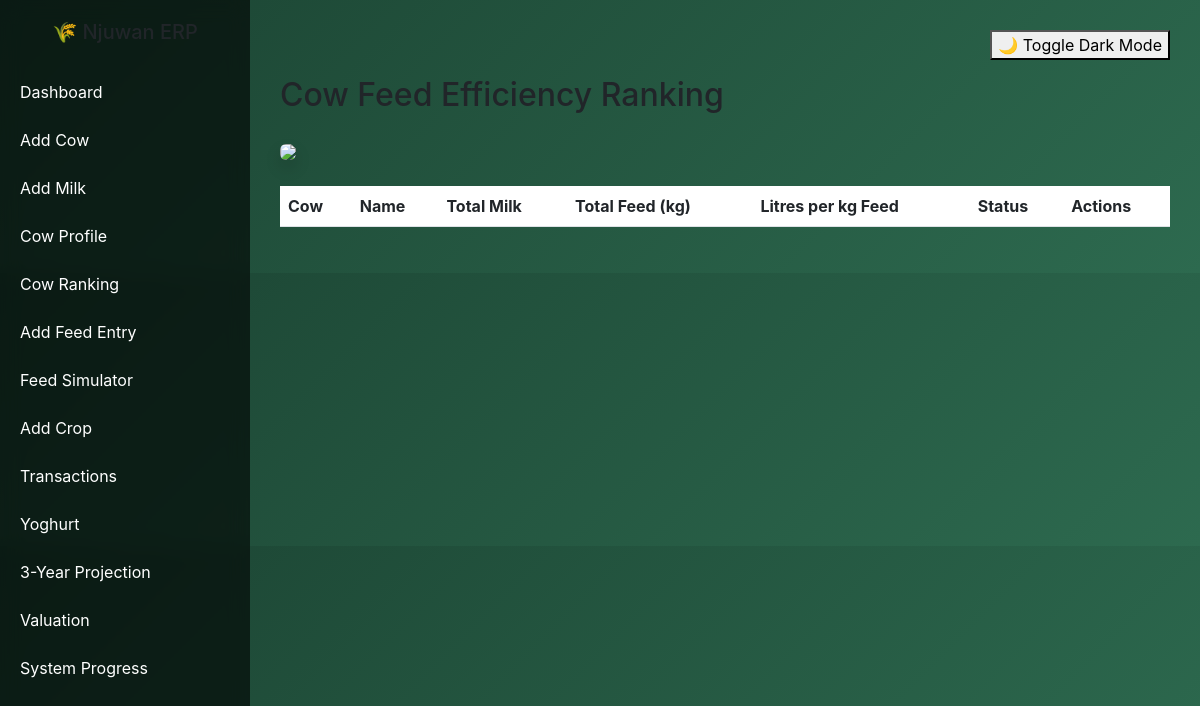
The page /cow_efficiency on the database as committed earlier.
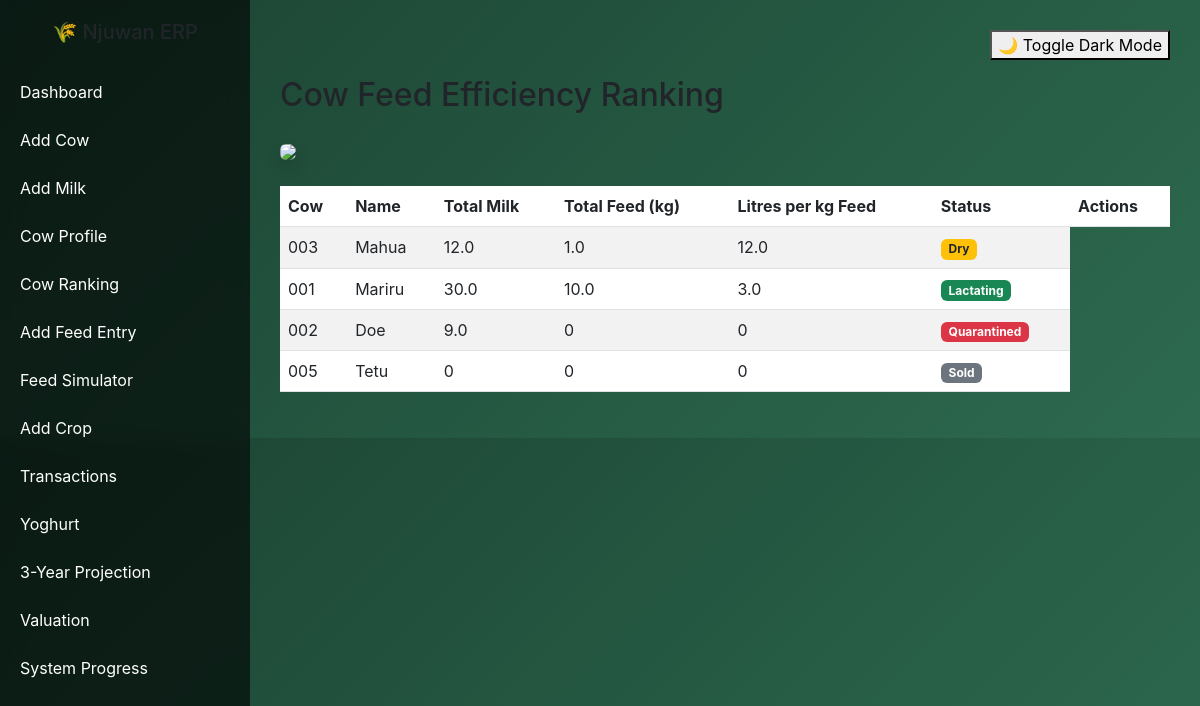
The same page on the database as committed later.
### models.py (models this page shows, shortened)
class Cow(db.Model):
    __tablename__ = "cows"
    id = db.Column(db.Integer, primary_key=True)
    tag_number = db.Column(db.String(50), unique=True)
    name = db.Column(db.String(100))  # New Name Column
    breed = db.Column(db.String(50))
    birth_date = db.Column(db.Date)
    age = db.Column(db.Integer)
    farm_id = db.Column(db.Integer, db.ForeignKey("farms.id"))
    weight_kg = db.Column(db.Float) # Useful for health monitoring
    _status = db.Column("status", db.String(50), default="Lactating")
    @property
    def status(self):
        if self.name and "Calf" in self.name:
            return "Young"
        latest = Breeding.query.filter_by(cow_id=self.id).order_by(Breeding.id.desc()).first()
        return self._status or "Lactating"
    @status.setter
    def status(self, value):
        self._status = value
    feed_records = db.relationship("Feed", backref="cow", lazy=True)
    milk_records = db.relationship("MilkProduction", backref="cow", lazy='dynamic')
    health_records = db.relationship('HealthRecord', backref='cow', lazy=True)
    vaccinations = db.relationship('Vaccination', backref='cow', lazy=True)
    breeding_records = db.relationship('Breeding', backref='cow', lazy=True)

### app.py (the view)
@app.route("/cow_efficiency")
def cow_efficiency():
    data = cow_feed_efficiency()
    return render_template("cow_efficiency.html", data=data)

### analytics.py (called while the page is built)
def cow_feed_efficiency():
    cows = Cow.query.all()
    results = []
    for cow in cows:
        milk_total = db.session.query(func.sum(MilkProduction.litres)).filter_by(cow_id=cow.id).scalar() or 0
        feed_records = Feed.query.filter_by(cow_id=cow.id).all()
        total_feed = sum(record.qty for record in feed_records) # Use 'qty' as per your Feed model
        efficiency = (milk_total / total_feed) if total_feed > 0 else 0
        results.append({
            "cow": cow.tag_number,
            "name": cow.name,
            "milk": round(milk_total, 2),
            "feed_kg": round(total_feed, 2),
            "efficiency": round(efficiency, 2),
            "status": cow.status
        })
    results.sort(key=lambda x: x["efficiency"], reverse=True)
    return results

### templates/cow_efficiency.html
{% extends "base.html" %}
{% block content %}
<h2 class="mb-4">Cow Feed Efficiency Ranking</h2>
<div class="mb-4">
    <img src="https://images.unsplash.com/photo-1500595046743-cd271d694d30" class="img-fluid rounded shadow">
</div>
<table class="table table-striped">
    <thead>
        <tr>
            <th>Cow</th>
            <th>Name</th>
            <th>Total Milk</th>
            <th>Total Feed (kg)</th>
            <th>Litres per kg Feed</th>
            <th>Status</th> <th>Actions</th>
        </tr>
    </thead>
    <tbody>
        {% for cow in data %}
        <tr>
            <td>{{ cow.cow }}</td>
            <td>{{ cow.name }}</td>
            <td>{{ cow.milk }}</td>
            <td>{{ cow.feed_kg }}</td>
            <td>{{ cow.efficiency }}</td>
            <td>
                {% if cow.status == 'Active' or cow.status == 'Lactating' %}
                <span class="badge bg-success">{{ cow.status }}</span>
                {% elif cow.status == 'Quarantined' %}
                <span class="badge bg-danger">{{ cow.status }}</span>
                {% elif cow.status == 'Dry' %}
                <span class="badge bg-warning text-dark">{{ cow.status }}</span>
                {% else %}
                <span class="badge bg-secondary">{{ cow.status }}</span>
                {% endif %}
            </td>
        </tr>
        {% endfor %}
    </tbody>
</table>
{% endblock %}

Rows that differ between the two databases and show on the page:
added Cow: cow "003", name "Mahua", milk "12.0", feed_kg "1.0", efficiency "12.0", status "Dry"
added Cow: cow "001", name "Mariru", milk "30.0", feed_kg "10.0", efficiency "3.0", status "Lactating"
added Cow: cow "002", name "Doe", milk "9.0", feed_kg "0", efficiency "0", status "Quarantined"
added Cow: cow "005", name "Tetu", milk "0", feed_kg "0", efficiency "0", status "Sold"
